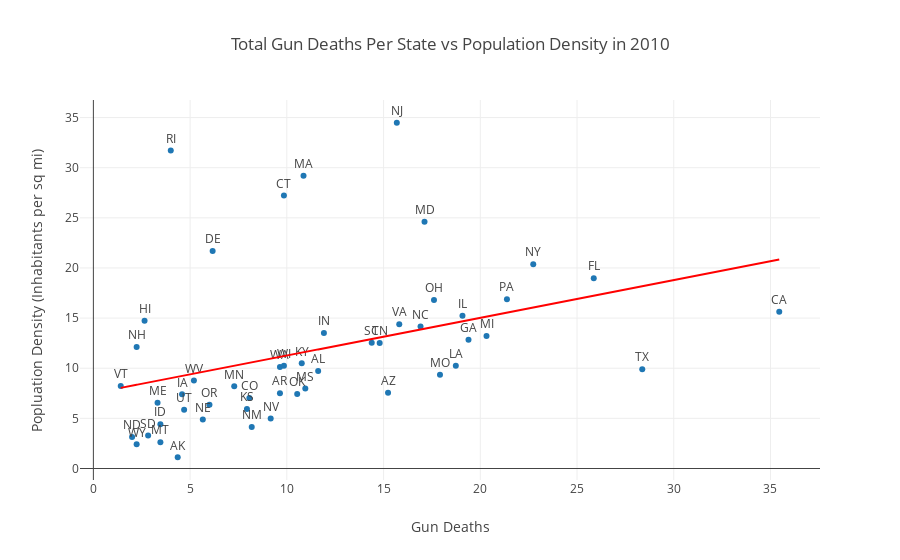

The notebook cell saved with this chart:
### Markdown cell above
Something important to note here might be that there is also a heavy correlation between the number of background checks in a state and the state's population. So the real indicator of number of gun deaths in each state might actually be population and not the number of background checks performed, as they are essentially the same thing. This is somewhat of the opposite of what we would 'expect' -- more background checks means fewer gun deaths. A better analysis of the correlation between the two might be background checks per capita vs gun deaths per capita in each state.

Let's add a line of best fit so we can really see the pattern here. There are two major outliers as far as I can tell, UT and KY, but we already know that KY is going to be an outlier when it comes to background checks becuase they have that law that re-checks permits every month. I suspect if we researched Utah's background check laws we would find similar circumstances.  

Now let's compare the total gun deaths in each state to the population density of each state. Are there more gun deaths in more densely populated states, or does population density not have anything to do with gun violence? Again we take the square root of the data to spread the points out a bit.

### Code cell
# Plot total gun deaths against population density
trace2 = go.Scatter(
    x=np.sqrt(stats_abbr['Total Gun Deaths']),
    y=np.sqrt(stats_abbr['Population density  (inhabitants per square mile)']),
    mode='markers+text',
    name='Lines, Markers and Text',
    text=stats_abbr['Abbreviation'],
    textposition='top center'
)


m,b = np.polyfit(np.sqrt(joinedStateChecks2010['Total Gun Deaths']), np.sqrt(joinedStateChecks2010['Population density  (inhabitants per square mile)']), 1)
bestfit_y = ((np.sqrt(joinedStateChecks2010['Total Gun Deaths'])) * m + b)

lineOfBestFit=go.Scatter(
    x=np.sqrt(joinedStateChecks2010['Total Gun Deaths']),
    y=bestfit_y,
    name='Line of best fit',
    line=dict(
        color='red',
    )
)

data = [trace2, lineOfBestFit]

layout= go.Layout(
    title= 'Total Gun Deaths Per State vs Population Density in 2010',
    hovermode= 'closest',
    xaxis= dict(
        title= 'Gun Deaths',
    ),
    yaxis=dict(
        title= 'Popluation Density (Inhabitants per sq mi)',
    ),
    showlegend= False
)

fig = go.Figure(data=data, layout=layout)
iplot(fig)

### Figure 1 — Plotly figure (JSON) as saved in the notebook; plotly's stock layout.template omitted (floating-point values rounded to 4 significant figures)
{"data": [{"mode": "markers+text", "name": "Lines, Markers and Text", "text": ["AL", "AK", "AZ", "AR", "CA", "CO", "CT", "DE", "FL", "GA", "HI", "ID", "IL", "IN", "IA", "KS", "KY", "LA", "ME", "MD", "MA", "MI", "MN", "MS", "MO", "MT", "NE", "NV", "NH", "NJ", "NM", "NY", "NC", "ND", "OH", "OK", "OR", "PA", "RI", "SC", "SD", "TN", "TX", "UT", "VT", "VA", "WA", "WV", "WI", "WY"], "textposition": "top center", "type": "scatter", "uid": "f2782360-e45a-4a48-9403-a532ae3c85a6", "x": [11.62, 4.359, 15.23, 9.644, 35.45, 8.062, 9.849, 6.164, 25.87, 19.39, 2.646, 3.464, 19.08, 11.92, 4.583, 7.937, 10.77, 18.73, 3.317, 17.12, 10.86, 20.32, 7.28, 10.95, 17.92, 3.464, 5.657, 9.165, 2.236, 15.68, 8.185, 22.74, 16.91, 2, 17.61, 10.54, 6, 21.38, 4, 14.39, 2.828, 14.8, 28.37, 4.69, 1.414, 15.81, 9.644, 5.196, 9.849, 2.236], "y": [9.729, 1.122, 7.553, 7.512, 15.63, 7.024, 27.23, 21.7, 18.98, 12.85, 14.72, 4.416, 15.23, 13.51, 7.403, 5.924, 10.49, 10.25, 6.56, 24.62, 29.19, 13.22, 8.194, 7.969, 9.341, 2.619, 4.896, 4.98, 12.12, 34.48, 4.142, 20.38, 14.16, 3.15, 16.81, 7.431, 6.351, 16.89, 31.72, 12.53, 3.295, 12.51, 9.903, 5.857, 8.23, 14.4, 10.13, 8.778, 10.26, 2.419]}, {"line": {"color": "red"}, "name": "Line of best fit", "type": "scatter", "uid": "94704b93-c3c4-4eea-96d1-b40211d5a57e", "x": [11.62, 4.359, 15.23, 9.644, 35.45, 8.062, 9.849, 6.164, 25.87, 19.39, 2.646, 3.464, 19.08, 11.92, 4.583, 7.937, 10.77, 18.73, 3.317, 17.12, 10.86, 20.32, 7.28, 10.95, 17.92, 3.464, 5.657, 9.165, 2.236, 15.68, 8.185, 22.74, 16.91, 2, 17.61, 10.54, 6, 21.38, 4, 14.39, 2.828, 14.8, 28.37, 4.69, 1.414, 15.81, 9.644, 5.196, 9.849, 2.236], "y": [11.88, 9.148, 13.24, 11.14, 20.84, 10.54, 11.21, 9.827, 17.24, 14.8, 8.504, 8.812, 14.68, 11.99, 9.232, 10.49, 11.56, 14.55, 8.756, 13.95, 11.59, 15.15, 10.25, 11.63, 14.25, 8.812, 9.636, 10.96, 8.35, 13.41, 10.59, 16.06, 13.87, 8.261, 14.13, 11.47, 9.765, 15.55, 9.013, 12.92, 8.573, 13.07, 18.18, 9.273, 8.041, 13.46, 11.14, 9.463, 11.21, 8.35]}], "layout": {"hovermode": "closest", "showlegend": false, "title": {"text": "Total Gun Deaths Per State vs Population Density in 2010"}, "xaxis": {"title": {"text": "Gun Deaths"}}, "yaxis": {"title": {"text": "Popluation Density (Inhabitants per sq mi)"}}}}
